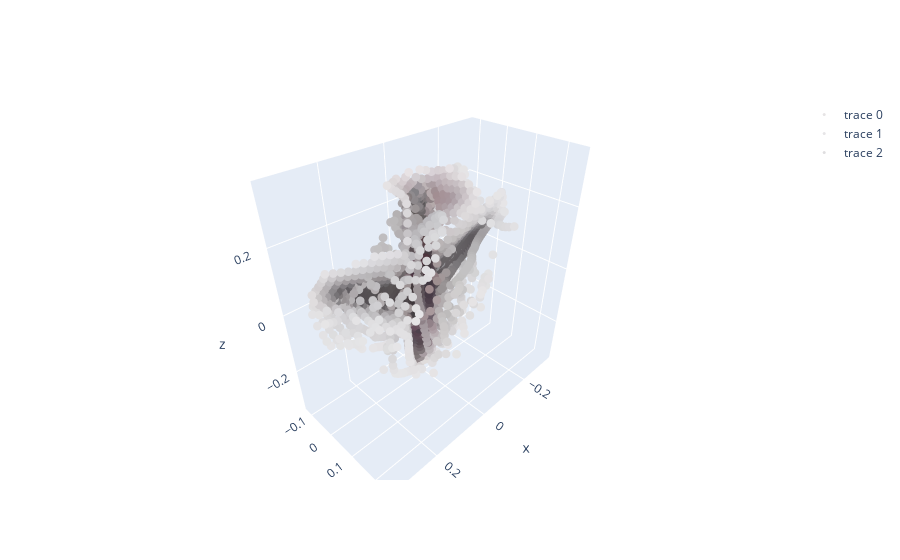

Notebook code for this chart:
### Code cell
import plotly.graph_objects as go
import numpy as np
import cv2
import torch
import util

mode = "train_test"
content_1, img_1 = read_pcd(mode, "8+20", 5) # mode, instance_id, pose_id
content_2, img_2 = read_pcd(mode, "8+20", 6)
content_3, img_3 = read_pcd(mode, "8+20", 10)


fig = go.Figure(data=[
        go.Scatter3d(x=content_1[:, 0], y=content_1[:, 1], z=content_1[:, 2],
                     mode = "markers",
                     marker=dict(size = 3, 
#                                  opacity=1,
                                 color= [f'rgb({rgb[0]}, {rgb[1]}, {rgb[2]})' for rgb in img_1],
                                )),
        go.Scatter3d(x=content_2[:, 0], y=content_2[:, 1], z=content_2[:, 2],
                     mode = "markers",
                     marker=dict(size = 3, 
#                                  opacity=1,
                                 color= [f'rgb({rgb[0]}, {rgb[1]}, {rgb[2]})' for rgb in img_2] 
                                )),
        go.Scatter3d(x=content_3[:, 0], y=content_3[:, 1], z=content_3[:, 2], 
                     mode = "markers",
                     marker=dict(size = 3, 
#                                  opacity=1,
                                 color= [f'rgb({rgb[0]}, {rgb[1]}, {rgb[2]})' for rgb in img_3] 
                                ))
        ])
fig.update_traces(marker_opacity=1)
fig.show()

### Figure 1 — Plotly figure (JSON) as saved in the notebook; plotly's stock layout.template omitted (floating-point values rounded to 4 significant figures; data arrays with more than 128 entries replaced by an {"elided": "..."} marker saying what was removed)
{"data": [{"marker": {"color": {"elided": "1132 str values"}, "opacity": 1, "size": 3}, "mode": "markers", "type": "scatter3d", "x": {"elided": "1132 float values"}, "y": {"elided": "1132 float values"}, "z": {"elided": "1132 float values"}}, {"marker": {"color": {"elided": "708 str values"}, "opacity": 1, "size": 3}, "mode": "markers", "type": "scatter3d", "x": {"elided": "708 float values"}, "y": {"elided": "708 float values"}, "z": {"elided": "708 float values"}}, {"marker": {"color": {"elided": "671 str values"}, "opacity": 1, "size": 3}, "mode": "markers", "type": "scatter3d", "x": {"elided": "671 float values"}, "y": {"elided": "671 float values"}, "z": {"elided": "671 float values"}}], "layout": {}}
